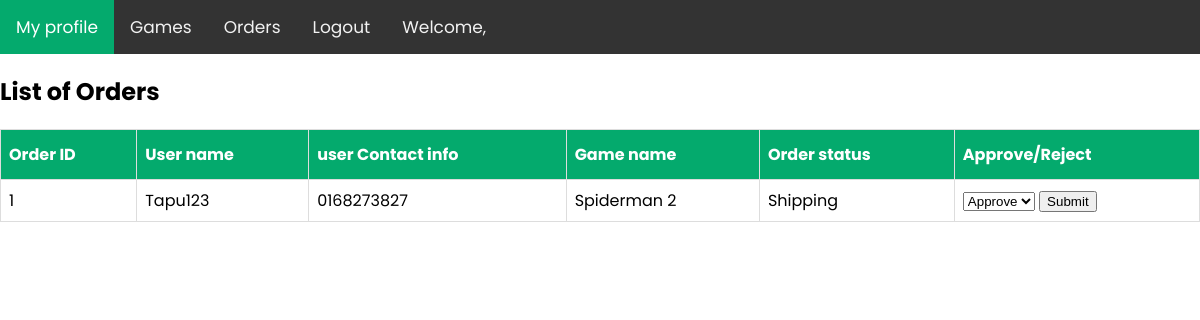
The page /Orders.php on the database its author committed.
### tables this page shows
CREATE TABLE `orders` (
  `id` int(11) NOT NULL,
  `user_id` int(11) NOT NULL,
  `game_id` int(11) NOT NULL,
  `address` varchar(100) NOT NULL,
  `status` varchar(10) NOT NULL
);

CREATE TABLE `user` (
  `id` int(11) NOT NULL,
  `username` varchar(255) NOT NULL,
  `password` varchar(255) NOT NULL,
  `email` varchar(20) NOT NULL,
  `role` varchar(20) NOT NULL,
  `phone` varchar(20) NOT NULL,
  `name` varchar(50) NOT NULL
);

CREATE TABLE `games` (
  `id` int(11) NOT NULL,
  `title` varchar(50) NOT NULL,
  `system_requirements` varchar(255) NOT NULL,
  `release_date` date NOT NULL,
  `publisher` varchar(100) NOT NULL,
  `status` varchar(10) NOT NULL
);

### Orders.php (the view, shortened to what this page needs)
<?php
include "navbar.php";
function getAllOrders()
{
    $con = mysqli_connect("localhost", "root", "", "indie_game_shop");
    $sql =
        "SELECT orders.id, games.title, user.username, user.phone, orders.status FROM orders JOIN user ON orders.user_id = user.id JOIN games ON orders.game_id = games.id;";
    $result = mysqli_query($con, $sql);
    $ArrayF = [];
    while ($row = mysqli_fetch_assoc($result)) {
        $ArrayF[] = $row;
    }
    return $ArrayF;
}
$orders = getAllOrders();
?>
<!DOCTYPE html>
<html lang="en">
	<head>
	</head>
	<body>
		<section>
			<h2>List of Orders</h2>
		</section>
		<table>
			<thead>
				<tr>
					<th>Order ID</th>
					<th>User name</th>
					<th>user Contact info</th>
					<th>Game name</th>
					<th>Order status</th>
					<th>Approve/Reject</th>
				</tr>
			</thead>
			<tbody>
				<?php
    echo "<tr>";
    foreach ($orders as $order) {
        echo "<td>" . $order["id"] . "</td>";
        echo "<td>" . $order["username"] . "</td>";
        echo "<td>" . $order["phone"] . "</td>";
        echo "<td>" . $order["title"] . "</td>";
        echo "<td>" . $order["status"] . "</td>";
        echo "<td><select name='approval_status'>
            <option value='approve'>Approve</option>
            <option value='reject'>Reject</option>
        </select>
        <button type='submit'>Submit</button></td>";
        echo "</tr>";
    }
    ?>
			</tbody>
		</table>
	</body>
</html>

### navbar.php (style rules this page uses)
body { margin: 0; font-family: 'Poppins', sans-serif; }
table { font-family: 'Poppins', sans-serif; border-collapse: collapse; width: 100%; }
td, th { border: 1px solid #ddd; padding: 8px; }
th { padding-top: 12px; padding-bottom: 12px; text-align: left; background-color: #04AA6D; color: white; }

### rows shown on the page
orders: id "1", user.username "Tapu123", user.phone "0168273827", game.title "Spiderman 2", status "Shipping"
